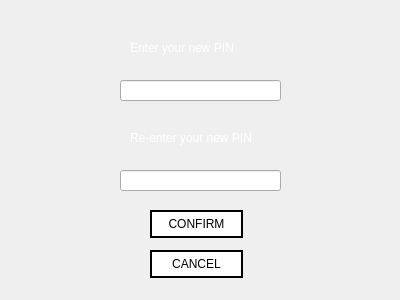
<?xml version="1.0" encoding="UTF-8"?>
<ui version="4.0">
 <class>Atm_ChangePin</class>
 <widget class="QWidget" name="Atm_ChangePin">
  <property name="geometry">
   <rect>
    <x>0</x>
    <y>0</y>
    <width>400</width>
    <height>300</height>
   </rect>
  </property>
  <property name="windowTitle">
   <string>CHANGE PIN</string>
  </property>
  <property name="styleSheet">
   <string notr="true">

QPushButton{
background: transparent;
background-color: white;
border: 2px solid black;
}

QPushButton:hover{
background-color: rgb(30, 30, 30);
color: white;
}

QPushButton:pressed
{
font: bold;
}

</string>
  </property>
  <widget class="QLabel" name="label">
   <property name="geometry">
    <rect>
     <x>130</x>
     <y>40</y>
     <width>161</width>
     <height>16</height>
    </rect>
   </property>
   <property name="text">
    <string>&lt;html&gt;&lt;head/&gt;&lt;body&gt;&lt;p&gt;&lt;span style=&quot; color:#ffffff;&quot;&gt;Enter your new PIN&lt;/span&gt;&lt;/p&gt;&lt;/body&gt;&lt;/html&gt;</string>
   </property>
  </widget>
  <widget class="QLabel" name="label_2">
   <property name="geometry">
    <rect>
     <x>130</x>
     <y>130</y>
     <width>151</width>
     <height>16</height>
    </rect>
   </property>
   <property name="text">
    <string>&lt;html&gt;&lt;head/&gt;&lt;body&gt;&lt;p&gt;&lt;span style=&quot; color:#ffffff;&quot;&gt;Re-enter your new PIN&lt;/span&gt;&lt;/p&gt;&lt;/body&gt;&lt;/html&gt;</string>
   </property>
  </widget>
  <widget class="QLineEdit" name="pin">
   <property name="geometry">
    <rect>
     <x>120</x>
     <y>80</y>
     <width>161</width>
     <height>21</height>
    </rect>
   </property>
  </widget>
  <widget class="QLineEdit" name="repin">
   <property name="geometry">
    <rect>
     <x>120</x>
     <y>170</y>
     <width>161</width>
     <height>21</height>
    </rect>
   </property>
  </widget>
  <widget class="QPushButton" name="confirm">
   <property name="geometry">
    <rect>
     <x>150</x>
     <y>210</y>
     <width>93</width>
     <height>28</height>
    </rect>
   </property>
   <property name="text">
    <string>CONFIRM</string>
   </property>
  </widget>
  <widget class="QPushButton" name="cancel">
   <property name="geometry">
    <rect>
     <x>150</x>
     <y>250</y>
     <width>93</width>
     <height>28</height>
    </rect>
   </property>
   <property name="text">
    <string>CANCEL</string>
   </property>
  </widget>
  <widget class="QLabel" name="label_3">
   <property name="geometry">
    <rect>
     <x>0</x>
     <y>0</y>
     <width>401</width>
     <height>301</height>
    </rect>
   </property>
   <property name="styleSheet">
    <string notr="true">background-image: url(:/images/sbg1.png);</string>
   </property>
   <property name="text">
    <string/>
   </property>
  </widget>
  <zorder>label_3</zorder>
  <zorder>label</zorder>
  <zorder>label_2</zorder>
  <zorder>pin</zorder>
  <zorder>repin</zorder>
  <zorder>confirm</zorder>
  <zorder>cancel</zorder>
 </widget>
 <resources>
  <include location="resource.qrc"/>
 </resources>
 <connections/>
</ui>
